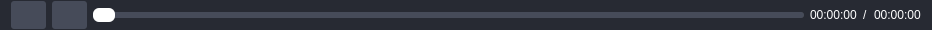
<?xml version="1.0" encoding="UTF-8"?>
<ui version="4.0">
 <class>ControlBar</class>
 <widget class="QWidget" name="ControlBar">
  <property name="geometry">
   <rect>
    <x>0</x>
    <y>0</y>
    <width>932</width>
    <height>30</height>
   </rect>
  </property>
  <property name="windowTitle">
   <string>Form</string>
  </property>
  <property name="styleSheet">
   <string notr="true">QWidget{
	border-radius:3px;
	background-color:rgb(39, 42, 51);
	min-height:30px;
	max-height:30px;
}

QLabel{
	color:white;
}

QSlider::groove:horizontal {
    border: none;
    height: 6px;
    background: #3c3f41;
    border-radius: 3px;
}

QSlider::handle:horizontal {
    background: white;         /* 滑块颜色（可自定义为 OBS 高亮色） */
    border: none;
    width: 22px;
    height: 12px;
    margin: -4px 0;              /* 垂直居中 handle */
    border-radius: 6px;
}

QSlider::sub-page:horizontal {
    background: #476BD7;         /* 进度填充颜色 */
    border-radius: 3px;
}

QSlider::add-page:horizontal {
    background: #464B59;         /* 未填充部分 */
    border-radius: 3px;
}

QPushButton{
	min-width:35px;
	min-height:28px;
	max-width:35px;
	max-height:28px;
	background-color:#464B59
}</string>
  </property>
  <layout class="QGridLayout" name="gridLayout">
   <property name="topMargin">
    <number>0</number>
   </property>
   <property name="bottomMargin">
    <number>0</number>
   </property>
   <item row="0" column="0">
    <widget class="QPushButton" name="startBtn">
     <property name="styleSheet">
      <string notr="true"/>
     </property>
     <property name="text">
      <string/>
     </property>
     <property name="icon">
      <iconset resource="Resources.qrc">
       <normaloff>:/sources/play.png</normaloff>:/sources/play.png</iconset>
     </property>
     <property name="iconSize">
      <size>
       <width>20</width>
       <height>20</height>
      </size>
     </property>
    </widget>
   </item>
   <item row="0" column="1">
    <widget class="QPushButton" name="stopBtn">
     <property name="styleSheet">
      <string notr="true">QPushButton{
	min-width:35px;
	min-height:28px;
	max-width:35px;
	max-height:28px;
	background-color:#464B59
}</string>
     </property>
     <property name="text">
      <string/>
     </property>
     <property name="icon">
      <iconset resource="Resources.qrc">
       <normaloff>:/sources/stop.png</normaloff>:/sources/stop.png</iconset>
     </property>
     <property name="iconSize">
      <size>
       <width>20</width>
       <height>20</height>
      </size>
     </property>
    </widget>
   </item>
   <item row="0" column="2">
    <widget class="QSlider" name="processSlider">
     <property name="orientation">
      <enum>Qt::Orientation::Horizontal</enum>
     </property>
    </widget>
   </item>
   <item row="0" column="3">
    <widget class="QLabel" name="curTimeLabel">
     <property name="text">
      <string>00:00:00</string>
     </property>
    </widget>
   </item>
   <item row="0" column="4">
    <widget class="QLabel" name="label_3">
     <property name="text">
      <string>/</string>
     </property>
    </widget>
   </item>
   <item row="0" column="5">
    <widget class="QLabel" name="totalTimeLabel">
     <property name="text">
      <string>00:00:00</string>
     </property>
    </widget>
   </item>
  </layout>
 </widget>
 <resources>
  <include location="Resources.qrc"/>
 </resources>
 <connections/>
</ui>
